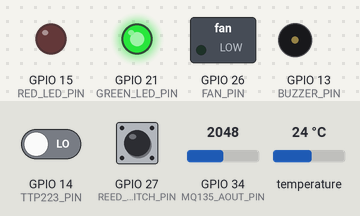
This program was run on a simulated ESP32. On the bench: switched loads named in the program (green lamp = pin HIGH), output pins drawn as LEDs (lit = HIGH), buzzer (waves = sounding, pin HIGH). The inputs (shaded band) are chosen by the test bench; at power-on: temperature 24 °C, GPIO 14 (TTP223_PIN) LOW, GPIO 34 (MQ135_AOUT_PIN) = 2048, GPIO 27 (REED_SWITCH_PIN) HIGH (analog values on the 0–4095 scale). WiFi joins after 1.5 s; servers stay silent unless stated; uploads are accepted with an empty reply; pins used as bus, display or sensor lines are not drawn; what the program prints to the serial monitor is not drawn.

Above: at 1.2 s.
1.3 s: temperature set to 25.6 °C
At 3.0 s:
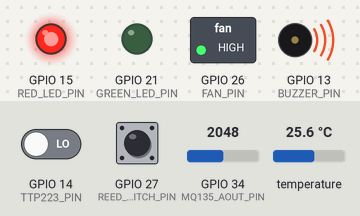
3.5 s: GPIO 14 (TTP223_PIN) driven HIGH
At 4.7 s:
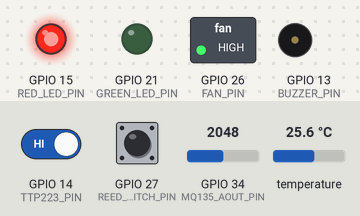
5.2 s: GPIO 34 (MQ135_AOUT_PIN) set to 1057
6.7 s: GPIO 34 (MQ135_AOUT_PIN) set to 939
Timing chart, 0 to 35.0 s (numbered marks = the images above; inputs shaded):
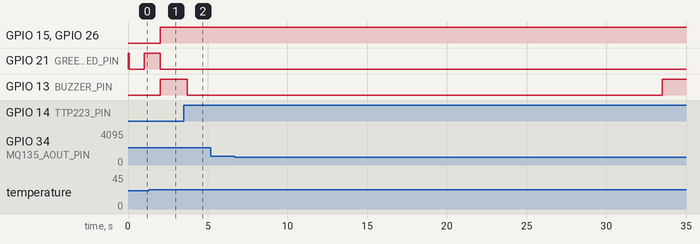

Measured:
- the behaviour switches between 25 and 25.1 °C on temperature (found by bisection; images 0 and 1)
- after the input at 1.3 s, GPIO 15 (RED_LED_PIN), GPIO 26 (FAN_PIN), GPIO 13 (BUZZER_PIN): LOW → HIGH after 0.71 s; GPIO 21 (GREEN_LED_PIN): HIGH → LOW after 0.71 s
- after the input at 3.5 s, GPIO 13 (BUZZER_PIN): HIGH → LOW after 0.21 s
- after the input at 5.2 s, every drawn part: stays the same

The program:

main.cpp
```cpp
#include <Arduino.h>
#include <WiFi.h>
#include <SPI.h>
#include <MFRC522.h>
#include <esp_idf_version.h>
#include <esp_task_wdt.h>

#include "config.h"
#include "actuators/actuators.h"
#include "net/network.h"
#include "sensors/sensors.h"
#include "state_machine.h"

namespace {
  SensorSubsystem sensors;
  ActuatorController actuators;
  NetworkClient network;
  FridgeStateMachine state_machine;
  SensorReadings ring_buffer[MAX_OFFLINE_RING_BUFFER];
  uint32_t ring_door_seconds[MAX_OFFLINE_RING_BUFFER];
  size_t ring_head = 0;
  size_t ring_count = 0;
  bool sound_silenced = false;
  bool door_open = false;
  uint32_t door_open_since_ms = 0;
  uint32_t last_read_ms = 0;
  uint32_t last_wifi_attempt_ms = 0;
  uint32_t wifi_retry_ms = WIFI_RETRY_INITIAL_MS;
  uint32_t boot_ms = 0;
  uint32_t mute_until_ms = 0;
  bool touch_was_pressed = false;
  volatile bool touch_press_pending = false;
  uint32_t last_command_poll_ms = 0;
  uint32_t last_rfid_wait_log_ms = 0;
  volatile bool rfid_reader_ok = false;
  SensorReadings current_sample{};
  FridgeState current_state = FridgeState::NORMAL;
  ActuatorStates current_actuators{};
  MFRC522 rfid(RFID_SS_PIN, RFID_RST_PIN);
  static constexpr UBaseType_t RFID_QUEUE_CAPACITY = 8;
  static constexpr size_t RFID_UID_TEXT_LENGTH = 30;
  struct RfidScan { char uid[RFID_UID_TEXT_LENGTH]; };
  QueueHandle_t rfid_queue = nullptr;

  void IRAM_ATTR onTouchPressed() {
    touch_press_pending = true;
  }

  void configureWatchdog() {
#if ESP_IDF_VERSION_MAJOR >= 5
    esp_task_wdt_config_t watchdog_config = {};
    watchdog_config.timeout_ms = 10000;
    watchdog_config.idle_core_mask = (1 << portNUM_PROCESSORS) - 1;
    watchdog_config.trigger_panic = true;
    const esp_err_t init_result = esp_task_wdt_init(&watchdog_config);
#else
    const esp_err_t init_result = esp_task_wdt_init(10, true);
#endif
    if (init_result != ESP_OK && init_result != ESP_ERR_INVALID_STATE) {
      Serial.printf("Watchdog initialization failed: %d\\n", init_result);
    }
    const esp_err_t add_result = esp_task_wdt_add(nullptr);
    if (add_result != ESP_OK && add_result != ESP_ERR_INVALID_STATE) {
      Serial.printf("Watchdog task registration failed: %d\\n", add_result);
    }
  }
  void enqueueReading(const SensorReadings& sample, uint32_t door_open_seconds) {
    if (ring_count == MAX_OFFLINE_RING_BUFFER) {
      Serial.println("Offline telemetry queue full; dropping oldest reading");
      ring_head = (ring_head + 1) % MAX_OFFLINE_RING_BUFFER;
      --ring_count;
    }
    const size_t tail = (ring_head + ring_count) % MAX_OFFLINE_RING_BUFFER;
    ring_buffer[tail] = sample;
    ring_door_seconds[tail] = door_open_seconds;
    ++ring_count;
  }

  void applyLocalControl(uint32_t now_ms) {
    const bool door_alert = ENABLE_DOOR_ALARM && current_state == FridgeState::DOOR_ALERT;
    const bool warning = state_machine.warningActive();
    const bool alert = door_alert || warning;
    const bool touch_pressed = sensors.touchPressed();
    noInterrupts();
    const bool touch_event = touch_press_pending;
    touch_press_pending = false;
    interrupts();
    if ((touch_event || (touch_pressed && !touch_was_pressed)) && alert) {
      mute_until_ms = now_ms + ALARM_MUTE_MS;
      const bool acknowledged = network.acknowledgeCurrentAlert();
      Serial.printf("Touch alert: buzzer muted for 30s; current alert acknowledgement %s\n",
                    acknowledged ? "sent" : "failed (device offline or request error)");
    }
    touch_was_pressed = touch_pressed;
    if (!alert || (mute_until_ms && static_cast<int32_t>(now_ms - mute_until_ms) >= 0)) {
      mute_until_ms = 0;
    }
    sound_silenced = alert && mute_until_ms != 0;
    const ActuatorStates previous_actuators = current_actuators;
    current_actuators = actuators.applyState(warning, door_alert, sound_silenced,
                                              current_sample.temperature_valid);
    current_sample.alarm_active = current_actuators.alarm_active;
    current_sample.alarm_muted = current_actuators.alarm_muted;
    current_sample.fan_on = current_actuators.fan_on;
    current_sample.red_led_on = current_actuators.red_led_on;
    current_sample.green_led_on = current_actuators.green_led_on;
    current_sample.buzzer_on = current_actuators.buzzer_on;
    current_sample.mute_remaining_s = sound_silenced
        ? static_cast<uint16_t>((mute_until_ms - now_ms + 999UL) / 1000UL) : 0;
    if (previous_actuators.alarm_active != current_actuators.alarm_active ||
        previous_actuators.buzzer_on != current_actuators.buzzer_on ||
        previous_actuators.fan_on != current_actuators.fan_on) {
      Serial.printf("Alarm=%s buzzer=%s fan=%s\n", alert ? "ACTIVE" : "CLEAR",
                    current_actuators.buzzer_on ? "ON" : "OFF",
                    current_actuators.fan_on ? "ON" : "OFF");
    }
  }

  void rfidPollingTask(void*) {
    uint32_t last_health_check_ms = 0;
    for (;;) {
      const uint32_t now = millis();
      if (now - last_health_check_ms >= 5000UL) {
        last_health_check_ms = now;
        const byte version = rfid.PCD_ReadRegister(MFRC522::VersionReg);
        rfid_reader_ok = version != 0x00 && version != 0xFF;
        if (rfid_reader_ok) {
          Serial.printf("RFID reader communication OK (VersionReg=0x%02X); polling for cards\n", version);
        } else {
          Serial.printf("RFID reader communication FAILED (VersionReg=0x%02X; SS=%u SCK=18 MOSI=23 MISO=19 RST=%u)\n",
                        version, RFID_SS_PIN, RFID_RST_PIN);
        }
      }

      if (rfid_reader_ok) {
        if (!rfid.PICC_IsNewCardPresent()) {
          if (now - last_rfid_wait_log_ms >= 5000UL) {
            last_rfid_wait_log_ms = now;
            Serial.println("RFID reader communicating; no new card detected");
          }
        } else if (!rfid.PICC_ReadCardSerial()) {
          Serial.println("RFID card field detected, but UID read failed");
        } else {
          RfidScan scan{};
          size_t offset = 0;
          for (byte index = 0; index < rfid.uid.size && offset + 3 < sizeof(scan.uid); ++index) {
            const int written = snprintf(scan.uid + offset, sizeof(scan.uid) - offset,
                                         index ? ":%02X" : "%02X", rfid.uid.uidByte[index]);
            if (written > 0) offset += static_cast<size_t>(written);
          }
          Serial.printf("RFID UID: %s\n", scan.uid);
          if (xQueueSend(rfid_queue, &scan, 0) != pdTRUE) {
            RfidScan discarded{};
            xQueueReceive(rfid_queue, &discarded, 0);
            xQueueSend(rfid_queue, &scan, 0);
            Serial.println("RFID offline queue full; dropped oldest scan");
          }
          rfid.PICC_HaltA();
          rfid.PCD_StopCrypto1();
        }
      }
      vTaskDelay(pdMS_TO_TICKS(10));
    }
  }

  void flushOneRfidScan() {
    if (rfid_queue == nullptr || !network.isConnected()) return;
    RfidScan scan{};
    if (xQueuePeek(rfid_queue, &scan, 0) != pdTRUE) return;
    if (network.sendRfidScan(String(scan.uid))) xQueueReceive(rfid_queue, &scan, 0);
  }

  void reconnectWiFi(uint32_t now_ms) {
    if (network.isConnected() || now_ms - last_wifi_attempt_ms < wifi_retry_ms) {
      return;
    }
    Serial.printf("WiFi reconnect attempt; retry delay is %lu ms\n",
                  static_cast<unsigned long>(wifi_retry_ms));
    last_wifi_attempt_ms = now_ms;
    WiFi.reconnect();
    const uint32_t next_retry_ms = wifi_retry_ms * static_cast<uint32_t>(2);
    wifi_retry_ms = next_retry_ms < WIFI_RETRY_MAX_MS ? next_retry_ms : WIFI_RETRY_MAX_MS;
  }

  void flushOneReading() {
    if (!network.isConnected() || ring_count == 0) {
      return;
    }
    if (network.sendReading(ring_buffer[ring_head], ring_door_seconds[ring_head],
                            (millis() - boot_ms) / 1000UL)) {
      ring_head = (ring_head + 1) % MAX_OFFLINE_RING_BUFFER;
      --ring_count;
    }
  }
}

void setup() {
  Serial.begin(115200);
  boot_ms = millis();
  actuators.begin();
  sensors.begin();
  attachInterrupt(digitalPinToInterrupt(TTP223_PIN), onTouchPressed, RISING);
  network.begin();
  pinMode(RFID_SS_PIN, OUTPUT);
  digitalWrite(RFID_SS_PIN, HIGH);
  SPI.begin(18, 19, 23, RFID_SS_PIN);
  rfid.PCD_Init();
  delay(4);
  const byte rfid_version = rfid.PCD_ReadRegister(MFRC522::VersionReg);
  last_wifi_attempt_ms = boot_ms;
  configureWatchdog();
  Serial.printf("Smart Refrigerator %s booted as %s\n", FIRMWARE_VERSION, DEVICE_ID);
  Serial.printf("Pins: DS18B20=GPIO%u MQ135_AO=GPIO%u REED=GPIO%u TTP223=GPIO%u | RC522 SS/SDA=GPIO%u SCK=GPIO18 MOSI=GPIO23 MISO=GPIO19 RST=GPIO%u | FAN=GPIO%u BUZZER=GPIO%u RED_LED=GPIO%u GREEN_LED=GPIO%u\n",
                DS18B20_PIN, MQ135_AOUT_PIN, REED_SWITCH_PIN, TTP223_PIN,
                RFID_SS_PIN, RFID_RST_PIN, FAN_PIN, BUZZER_PIN, RED_LED_PIN, GREEN_LED_PIN);
  Serial.printf("RC522 version register: 0x%02X%s\n", rfid_version,
                (rfid_version == 0x00 || rfid_version == 0xFF) ? " (reader not detected: check 3.3V, GND, and SPI wiring)" : " (reader detected)");
  rfid_reader_ok = rfid_version != 0x00 && rfid_version != 0xFF;
  rfid_queue = xQueueCreate(RFID_QUEUE_CAPACITY, sizeof(RfidScan));
  if (rfid_queue == nullptr) {
    Serial.println("RFID scan queue allocation failed; polling task not started");
    return;
  }
  const BaseType_t task_result = xTaskCreatePinnedToCore(rfidPollingTask, "rfid_poll", 4096, nullptr, 2, nullptr, 0);
  if (task_result != pdPASS) Serial.println("RFID polling task creation failed");
}

void loop() {
  const unsigned long now_ms = millis();

  if (now_ms - last_read_ms >= READ_INTERVAL_MS) {
    last_read_ms = now_ms;
    current_sample = sensors.read();
    SensorReadings& sample = current_sample;
    sample.rfid_reader_ok = rfid_reader_ok;
    if (sample.door_open && !door_open) {
      door_open_since_ms = now_ms;
    } else if (!sample.door_open) {
      door_open_since_ms = 0;
    }
    door_open = sample.door_open;
    const uint32_t door_open_seconds =
        door_open ? (now_ms - door_open_since_ms) / 1000UL : 0;
    current_state = state_machine.update(sample, now_ms);
    applyLocalControl(now_ms);
    enqueueReading(sample, door_open_seconds);

    Serial.printf("Sensors: temp=%s C [GPIO%u] | MQ135_AO=%u/4095 [GPIO%u] | reed=%s raw=%s [GPIO%u] | touch=%s raw=%s [GPIO%u] || Outputs: alarm=%s buzzer=%s [GPIO%u=%s] fan=%s [GPIO%u] LEDs=R:%s/G:%s || queue=%u\n",
                  sample.temperature_valid ? String(sample.temperature_c, 2).c_str() : "SENSOR_ERROR",
                  DS18B20_PIN, sample.gas_adc_raw, MQ135_AOUT_PIN,
                  sample.door_open ? "open" : "closed", digitalRead(REED_SWITCH_PIN) == LOW ? "LOW" : "HIGH", REED_SWITCH_PIN,
                  sample.silence_pressed ? "pressed" : "released", digitalRead(TTP223_PIN) == HIGH ? "HIGH" : "LOW", TTP223_PIN,
                  sample.alarm_active ? "ACTIVE" : "CLEAR", sample.buzzer_on ? "ON" : "OFF", BUZZER_PIN,
                  digitalRead(BUZZER_PIN) == HIGH ? "HIGH" : "LOW",
                  sample.fan_on ? "ON" : "OFF", FAN_PIN,
                  sample.red_led_on ? "ON" : "OFF", sample.green_led_on ? "ON" : "OFF",
                  static_cast<unsigned>(ring_count));
    if (network.isConnected()) {
      wifi_retry_ms = WIFI_RETRY_INITIAL_MS;
    }
  }

  applyLocalControl(now_ms);
  if (now_ms - last_command_poll_ms >= 1000UL) {
    last_command_poll_ms = now_ms;
    if (network.pollMuteCommand()) {
      mute_until_ms = now_ms + ALARM_MUTE_MS;
      Serial.println("Dashboard command: buzzer muted for 30s");
      applyLocalControl(now_ms);
    }
  }
  flushOneRfidScan();
  reconnectWiFi(now_ms);
  flushOneReading();
  esp_task_wdt_reset();
}
```

actuators.h
```cpp
#pragma once

#include <Arduino.h>
#include "../config.h"

struct ActuatorStates {
  bool alarm_active;
  bool alarm_muted;
  bool fan_on;
  bool red_led_on;
  bool green_led_on;
  bool buzzer_on;
};

class ActuatorController {
 public:
  void begin() {
    pinMode(FAN_PIN, OUTPUT);
    pinMode(BUZZER_PIN, OUTPUT);
    pinMode(RED_LED_PIN, OUTPUT);
    pinMode(GREEN_LED_PIN, OUTPUT);
    digitalWrite(FAN_PIN, LOW);
    digitalWrite(BUZZER_PIN, LOW);
    digitalWrite(RED_LED_PIN, LOW);
    digitalWrite(GREEN_LED_PIN, HIGH);
  }

  ActuatorStates applyState(bool warning, bool door_alert, bool sound_silenced, bool temperature_valid) {
    const bool alert = warning || door_alert;
    const bool fan_on = warning;
    const bool buzzer_on = alert && !sound_silenced;
    const bool red_led_on = alert;
    const bool green_led_on = !alert && temperature_valid;
    digitalWrite(FAN_PIN, fan_on ? HIGH : LOW);
    digitalWrite(BUZZER_PIN, buzzer_on ? HIGH : LOW);
    digitalWrite(RED_LED_PIN, red_led_on ? HIGH : LOW);
    digitalWrite(GREEN_LED_PIN, green_led_on ? HIGH : LOW);
    return {alert, alert && sound_silenced, fan_on, red_led_on, green_led_on, buzzer_on};
  }
};
```

network.h
```cpp
#pragma once

#include <Arduino.h>
#include <WiFi.h>
#include <HTTPClient.h>
#include <ArduinoJson.h>

#include "../config.h"
#include "../sensors/sensors.h"

class NetworkClient {
 public:
  void begin() {
    WiFi.mode(WIFI_STA);
    WiFi.setAutoReconnect(true);
    WiFi.begin(WIFI_SSID, WIFI_PASSWORD);
  }

  bool isConnected() const { return WiFi.status() == WL_CONNECTED; }

  int8_t rssi() const { return WiFi.RSSI(); }

  bool acknowledgeCurrentAlert() {
    if (!isConnected()) return false;
    String endpoint = API_ENDPOINT;
    const int suffix = endpoint.lastIndexOf("/readings");
    if (suffix < 0) return false;
    endpoint.remove(suffix);
    endpoint += "/alerts/ack-current";
    StaticJsonDocument<128> payload;
    payload["device_id"] = DEVICE_ID;
    return postJson(endpoint, payload, "Touch alert acknowledgement");
  }

  bool pollMuteCommand() {
    if (!isConnected()) return false;
    String endpoint = API_ENDPOINT;
    const int suffix = endpoint.lastIndexOf("/readings");
    if (suffix < 0) return false;
    endpoint.remove(suffix);
    endpoint += "/device/commands?device_id=";
    endpoint += DEVICE_ID;
    HTTPClient client;
    client.setTimeout(1000);
    if (!client.begin(endpoint)) return false;
    client.addHeader("X-API-Key", API_KEY);
    const int status = client.GET();
    bool mute = false;
    if (status == 200) {
      StaticJsonDocument<256> response;
      if (deserializeJson(response, client.getString()) == DeserializationError::Ok) {
        for (JsonVariant command : response["data"].as<JsonArray>()) {
          if (command == "mute_buzzer") mute = true;
        }
      }
    }
    client.end();
    return mute;
  }

  bool sendReading(const SensorReadings& reading, uint32_t door_open_seconds, uint32_t uptime_s) {
    if (!isConnected()) {
      return false;
    }

    StaticJsonDocument<768> payload;
    payload["device_id"] = DEVICE_ID;
    if (reading.temperature_valid) {
      payload["temperature_c"] = reading.temperature_c;
    } else {
      payload["temperature_c"] = nullptr;
    }
    if (reading.gas_valid) payload["gas_adc_raw"] = reading.gas_adc_raw;
    else payload["gas_adc_raw"] = nullptr;
    payload["door_open"] = reading.door_open;
    payload["touch_pressed"] = reading.touch_pressed;
    payload["rfid_reader_ok"] = reading.rfid_reader_ok;
    payload["door_open_seconds"] = door_open_seconds;
    payload["door_sensor_verified"] = reading.door_sensor_verified;
    payload["temperature_sensor_ok"] = reading.temperature_valid;
    payload["gas_sensor_ok"] = reading.gas_valid;
    payload["alarm_active"] = reading.alarm_active;
    payload["alarm_muted"] = reading.alarm_muted;
    payload["mute_remaining_s"] = reading.mute_remaining_s;
    payload["fan_on"] = reading.fan_on;
    payload["red_led_on"] = reading.red_led_on;
    payload["green_led_on"] = reading.green_led_on;
    payload["buzzer_on"] = reading.buzzer_on;
    payload["wifi_rssi_dbm"] = rssi();
    payload["firmware_version"] = FIRMWARE_VERSION;
    payload["uptime_s"] = uptime_s;

    HTTPClient client;
    client.setTimeout(3000);
    if (!client.begin(API_ENDPOINT)) {
      Serial.println("HTTP client could not initialize endpoint");
      return false;
    }
    client.addHeader("Content-Type", "application/json");
    client.addHeader("X-API-Key", API_KEY);
    String body;
    serializeJson(payload, body);
    const int status = client.POST(body);
    if (status < 0) {
      Serial.printf("Reading POST failed: %s\n", HTTPClient::errorToString(status).c_str());
    } else {
      Serial.printf("Reading POST returned HTTP %d\n", status);
    }
    client.end();
    return status >= 200 && status < 300;
  }

  bool sendRfidScan(const String& uid) {
    if (!isConnected()) return false;
    String endpoint = API_ENDPOINT;
    const int readings_suffix = endpoint.lastIndexOf("/readings");
    if (readings_suffix < 0) {
      Serial.println("RFID scan endpoint cannot be derived from API_ENDPOINT");
      return false;
    }
    endpoint.remove(readings_suffix);
    endpoint += "/rfid/scans";
    StaticJsonDocument<192> payload;
    payload["device_id"] = DEVICE_ID;
    payload["uid"] = uid;
    payload["firmware_version"] = FIRMWARE_VERSION;
    HTTPClient client;
    client.setTimeout(3000);
    if (!client.begin(endpoint)) return false;
    client.addHeader("Content-Type", "application/json");
    client.addHeader("X-API-Key", API_KEY);
    String body;
    serializeJson(payload, body);
    const int status = client.POST(body);
    Serial.printf("RFID scan POST returned HTTP %d\n", status);
    client.end();
    return status >= 200 && status < 300;
  }

  bool postJson(const String& endpoint, JsonDocument& payload, const char* label) {
    HTTPClient client;
    client.setTimeout(1500);
    if (!client.begin(endpoint)) return false;
    client.addHeader("Content-Type", "application/json");
    client.addHeader("X-API-Key", API_KEY);
    String body;
    serializeJson(payload, body);
    const int status = client.POST(body);
    Serial.printf("%s returned HTTP %d\n", label, status);
    client.end();
    return status >= 200 && status < 300;
  }
};
```

Source omitted: sensors.h (2345 bytes), state_machine.h (1111 bytes), config.h (1048 bytes), device_config.example.h (367 bytes)
